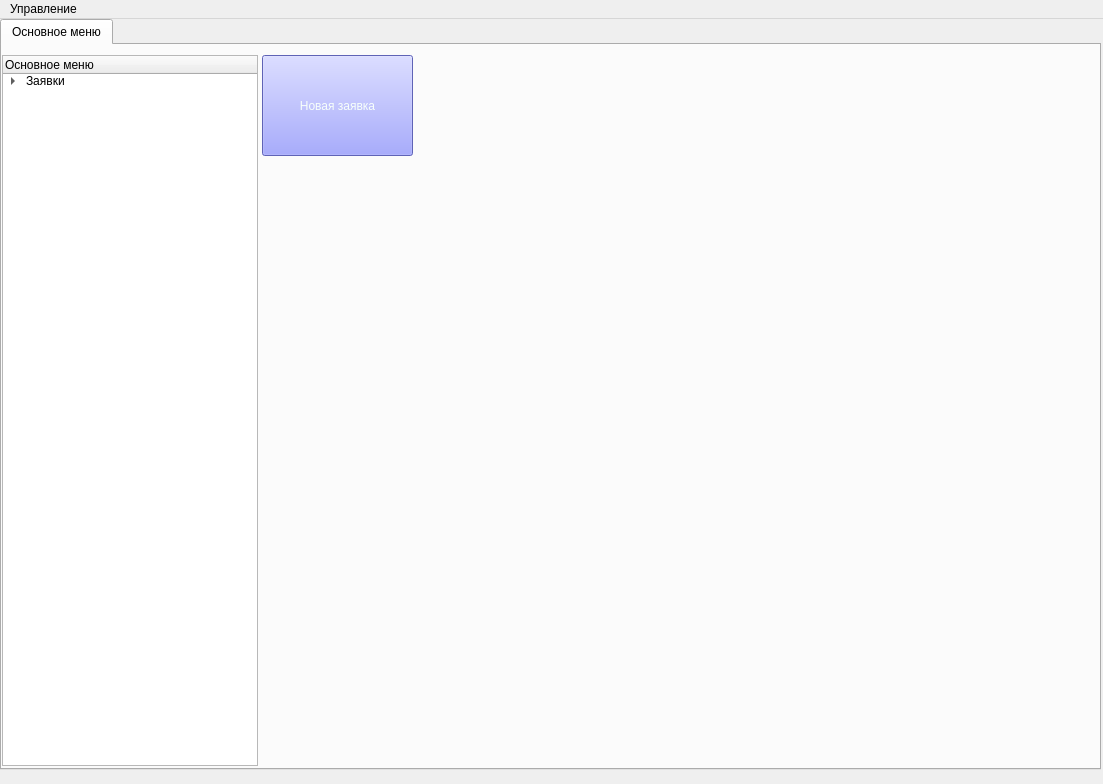
<?xml version="1.0" encoding="UTF-8"?>
<ui version="4.0">
 <class>MainWindow</class>
 <widget class="QMainWindow" name="MainWindow">
  <property name="geometry">
   <rect>
    <x>0</x>
    <y>0</y>
    <width>1103</width>
    <height>784</height>
   </rect>
  </property>
  <property name="sizePolicy">
   <sizepolicy hsizetype="Fixed" vsizetype="Fixed">
    <horstretch>0</horstretch>
    <verstretch>0</verstretch>
   </sizepolicy>
  </property>
  <property name="minimumSize">
   <size>
    <width>1103</width>
    <height>784</height>
   </size>
  </property>
  <property name="maximumSize">
   <size>
    <width>1103</width>
    <height>784</height>
   </size>
  </property>
  <property name="windowTitle">
   <string>Главное окно</string>
  </property>
  <property name="windowIcon">
   <iconset>
    <normaloff>venv/1b0b14f2-7525-4b4b-90fc-639c0496cbd9.jpg</normaloff>venv/1b0b14f2-7525-4b4b-90fc-639c0496cbd9.jpg</iconset>
  </property>
  <widget class="QWidget" name="centralwidget">
   <widget class="QTabWidget" name="tabWidget">
    <property name="geometry">
     <rect>
      <x>0</x>
      <y>0</y>
      <width>1101</width>
      <height>751</height>
     </rect>
    </property>
    <property name="sizePolicy">
     <sizepolicy hsizetype="Fixed" vsizetype="Fixed">
      <horstretch>0</horstretch>
      <verstretch>0</verstretch>
     </sizepolicy>
    </property>
    <property name="minimumSize">
     <size>
      <width>1101</width>
      <height>751</height>
     </size>
    </property>
    <property name="maximumSize">
     <size>
      <width>1101</width>
      <height>751</height>
     </size>
    </property>
    <property name="currentIndex">
     <number>0</number>
    </property>
    <property name="iconSize">
     <size>
      <width>20</width>
      <height>20</height>
     </size>
    </property>
    <widget class="QWidget" name="tab">
     <attribute name="title">
      <string>Основное меню</string>
     </attribute>
     <widget class="QTreeWidget" name="treeWidget">
      <property name="enabled">
       <bool>true</bool>
      </property>
      <property name="geometry">
       <rect>
        <x>0</x>
        <y>10</y>
        <width>256</width>
        <height>711</height>
       </rect>
      </property>
      <property name="allColumnsShowFocus">
       <bool>false</bool>
      </property>
      <property name="columnCount">
       <number>1</number>
      </property>
      <column>
       <property name="text">
        <string>Основное меню</string>
       </property>
      </column>
      <item>
       <property name="text">
        <string>Заявки</string>
       </property>
       <item>
        <property name="text">
         <string>Черновики</string>
        </property>
       </item>
       <item>
        <property name="text">
         <string>Отправленные</string>
        </property>
       </item>
       <item>
        <property name="text">
         <string>В работе</string>
        </property>
       </item>
       <item>
        <property name="text">
         <string>Отклоненные</string>
        </property>
       </item>
       <item>
        <property name="text">
         <string>Завершенные</string>
        </property>
       </item>
       <item>
        <property name="text">
         <string>Все</string>
        </property>
       </item>
      </item>
     </widget>
     <widget class="QPushButton" name="pushButton">
      <property name="geometry">
       <rect>
        <x>260</x>
        <y>10</y>
        <width>151</width>
        <height>101</height>
       </rect>
      </property>
      <property name="styleSheet">
       <string notr="true">background-color:rgb(133, 139, 255);color:rgb(247, 255, 251)
</string>
      </property>
      <property name="text">
       <string>Новая заявка</string>
      </property>
     </widget>
    </widget>
   </widget>
  </widget>
  <widget class="QMenuBar" name="menuBar">
   <property name="geometry">
    <rect>
     <x>0</x>
     <y>0</y>
     <width>1103</width>
     <height>26</height>
    </rect>
   </property>
   <widget class="QMenu" name="menuControl">
    <property name="title">
     <string>Управление</string>
    </property>
    <addaction name="actionLogs"/>
    <addaction name="actionExit"/>
    <addaction name="actionHelp"/>
    <addaction name="actionAccounts"/>
   </widget>
   <addaction name="menuControl"/>
  </widget>
  <action name="actionLogs">
   <property name="text">
    <string>Логи</string>
   </property>
  </action>
  <action name="actionExit">
   <property name="text">
    <string>Выход</string>
   </property>
  </action>
  <action name="actionHelp">
   <property name="text">
    <string>О программе</string>
   </property>
  </action>
  <action name="actionAccounts">
   <property name="enabled">
    <bool>false</bool>
   </property>
   <property name="text">
    <string>Аккаунты</string>
   </property>
   <property name="visible">
    <bool>false</bool>
   </property>
  </action>
 </widget>
 <resources/>
 <connections/>
</ui>
